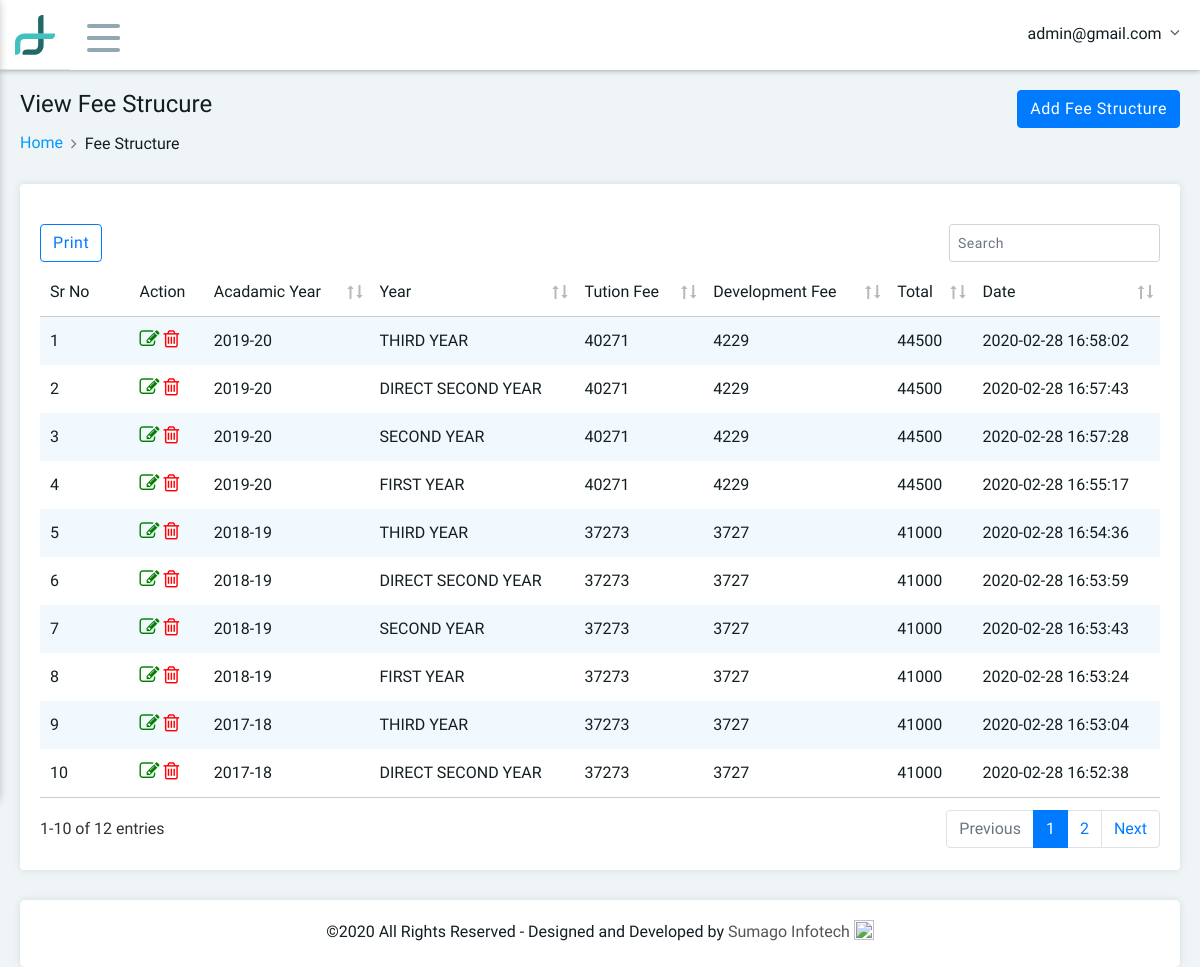
The page /view_fee_structure.php (signed in) on the database its author committed.
### tables this page shows
CREATE TABLE IF NOT EXISTS `tbl_fee_structure` (
  `fld_fee_id` int(11) NOT NULL,
  `fld_fee_acadamic_year` varchar(40) NOT NULL,
  `fld_fee_year` varchar(50) NOT NULL,
  `fld_fee_tution_fees` varchar(50) NOT NULL,
  `fld_fee_development_fees` varchar(50) NOT NULL,
  `fld_fee_total` varchar(50) NOT NULL,
  `fld_created_date` datetime NOT NULL DEFAULT CURRENT_TIMESTAMP,
  `fld_modified_date` datetime NOT NULL DEFAULT CURRENT_TIMESTAMP ON UPDATE CURRENT_TIMESTAMP,
  `fld_delete` int(11) NOT NULL
);

### view_fee_structure.php (the view, shortened to what this page needs)
<!DOCTYPE html>
<html>
<head>
	<?php include('include/head.php'); ?>
	<link rel="stylesheet" type="text/css" href="src/plugins/datatables/media/css/jquery.dataTables.css">
	<link rel="stylesheet" type="text/css" href="src/plugins/datatables/media/css/dataTables.bootstrap4.css">
	<link rel="stylesheet" type="text/css" href="src/plugins/datatables/media/css/responsive.dataTables.css">
</head>
<body>
	<?php include('include/header.php'); ?>
	<div class="main-container">
		<div class="pd-ltr-20 customscroll customscroll-10-p height-100-p xs-pd-20-10">
			<div class="min-height-200px">
				<div class="page-header">
					<div class="row">
						<div class="col-md-6 col-sm-12">
							<div class="title">
								<h4>View Fee Strucure</h4>
							</div>
							<nav aria-label="breadcrumb" role="navigation">
								<ol class="breadcrumb">
									<li class="breadcrumb-item"><a href="dashboard.php">Home</a></li>
									<li class="breadcrumb-item">Fee Structure</li>
								</ol>
							</nav>
						</div>
						<div class="col-md-6 col-sm-12 text-right">
							<div class="dropdown">
								<a class="btn btn-primary" href="add_fee_structure.php" role="button">
									Add Fee Structure
								</a>
							</div>
						</div>
					</div>
				</div>
				<div class="pd-20 bg-white border-radius-4 box-shadow mb-30">
					<div class="row">
						<table class="stripe hover data-table-export nowrap">
							<thead>
								<tr>
									<th class="table-plus datatable-nosort">Sr No</th>
									<th class="datatable-nosort">Action</th>
                                    <th>Acadamic Year</th>
                                    <th>Year</th>
                                    <th>Tution Fee</th>
                                    <th>Development Fee</th>
                                    <th>Total</th>
                                    <th>Date</th>
								</tr>
							</thead>
							<tbody>
								<?php
                                    $count=0;
                                    $query="select * from tbl_fee_structure where fld_delete='0' order by fld_fee_id desc";
                                    $row=mysqli_query($connect,$query) or die(mysqli_error($connect));
                                    while($fetch=mysqli_fetch_array($row)) {
                                    extract($fetch);
                                ?>
								<tr>
									<td class="table-plus"><?php echo ++$count; ?></td>
									<td>
										<a href="update_fee_structure.php?fld_fee_id=<?php echo $fetch['fld_fee_id'] ?>"><i class="fa fa-edit" style="color: green; font-size: 20px"></i></a>
										<a href="delete_fee_structure.php?fld_fee_id=<?php echo $fetch['fld_fee_id'] ?>" onclick="return confirm('Are You Sure To Delete Record')"><i class="fa fa-trash-o" style="color: red; font-size: 20px"></i></a>
									</td>
									<td><?php echo $fetch['fld_fee_acadamic_year'];?></td>
									<td><?php echo $fetch['fld_fee_year'];?></td>
									<td><?php echo $fetch['fld_fee_tution_fees'];?></td>
									<td><?php echo $fetch['fld_fee_development_fees'];?></td>
									<td><?php echo $fetch['fld_fee_total'];?></td>
									<td><?php echo $fetch['fld_created_date'];?></td>
								</tr>
								<?php } ?>
							</tbody>
						</table>
					</div>
				</div>
			</div>
			 <?php include('include/footer.php'); ?>
		</div>
	</div>
</body>
</html>

### include/header.php (shortened to what this page needs)
<?php include "config.php";
 ?>
	<div class="header clearfix">
		<div class="header-right">
			<div class="brand-logo">
				<a href="#">
					<img src="vendors/images/logo.png" alt="" class="mobile-logo">
				</a>
			</div>
			<div class="menu-icon">
				<span></span>
				<span></span>
				<span></span>
			</div>
			<div class="user-info-dropdown">
				<div class="dropdown">
					<a class="dropdown-toggle" href="#" role="button" data-toggle="dropdown">
						<?php
                            $query=mysqli_query($connect,"select * from tbl_admin where fld_email='".$_SESSION['email']."'") or die(mysqli_error($connect));
                            $fetch=mysqli_fetch_array($query);
                            extract($fetch);
                        ?>
						<span class="user-name"><?php echo $fetch['fld_email']; ?></span>
					</a>
				</div>
			</div>
		</div>
	</div>

### rows shown on the page
tbl_fee_structure: fld_fee_acadamic_year "2019-20", fld_fee_year "THIRD YEAR", fld_fee_tution_fees "40271", fld_fee_development_fees "4229", fld_fee_total "44500", fld_created_date "2020-02-28 16:58:02"
tbl_fee_structure: fld_fee_acadamic_year "2019-20", fld_fee_year "DIRECT SECOND YEAR", fld_fee_tution_fees "40271", fld_fee_development_fees "4229", fld_fee_total "44500", fld_created_date "2020-02-28 16:57:43"
tbl_fee_structure: fld_fee_acadamic_year "2019-20", fld_fee_year "SECOND YEAR", fld_fee_tution_fees "40271", fld_fee_development_fees "4229", fld_fee_total "44500", fld_created_date "2020-02-28 16:57:28"
tbl_fee_structure: fld_fee_acadamic_year "2019-20", fld_fee_year "FIRST YEAR", fld_fee_tution_fees "40271", fld_fee_development_fees "4229", fld_fee_total "44500", fld_created_date "2020-02-28 16:55:17"
tbl_fee_structure: fld_fee_acadamic_year "2018-19", fld_fee_year "THIRD YEAR", fld_fee_tution_fees "37273", fld_fee_development_fees "3727", fld_fee_total "41000", fld_created_date "2020-02-28 16:54:36"
tbl_fee_structure: fld_fee_acadamic_year "2018-19", fld_fee_year "DIRECT SECOND YEAR", fld_fee_tution_fees "37273", fld_fee_development_fees "3727", fld_fee_total "41000", fld_created_date "2020-02-28 16:53:59"
tbl_fee_structure: fld_fee_acadamic_year "2018-19", fld_fee_year "SECOND YEAR", fld_fee_tution_fees "37273", fld_fee_development_fees "3727", fld_fee_total "41000", fld_created_date "2020-02-28 16:53:43"
tbl_fee_structure: fld_fee_acadamic_year "2018-19", fld_fee_year "FIRST YEAR", fld_fee_tution_fees "37273", fld_fee_development_fees "3727", fld_fee_total "41000", fld_created_date "2020-02-28 16:53:24"
tbl_fee_structure: fld_fee_acadamic_year "2017-18", fld_fee_year "THIRD YEAR", fld_fee_tution_fees "37273", fld_fee_development_fees "3727", fld_fee_total "41000", fld_created_date "2020-02-28 16:53:04"
tbl_fee_structure: fld_fee_acadamic_year "2017-18", fld_fee_year "DIRECT SECOND YEAR", fld_fee_tution_fees "37273", fld_fee_development_fees "3727", fld_fee_total "41000", fld_created_date "2020-02-28 16:52:38"

### other values the page prints
$fetch['fld_email'] "admin@gmail.com"
